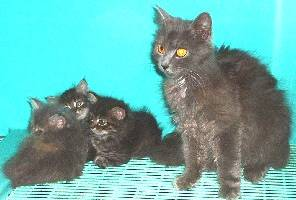
#> input picture Images/Cats/cat.101.jpg, 296 x 200 px; its folder holds only this picture in this run
$ jupyter execute --allow-errors 'ONE VS ONE .ipynb'
#> lines starting #> are read from the running program, lines starting #| are printed output that depends on the picture
[cell 1]
import matplotlib.pyplot as plt
import numpy as np
import cv2
import os
import pandas as pd

[cell 2]
categories=os.listdir("./Images")
categories

# Structuring the Images Data

[cell 3]
dic={}
count=-1
X=[]
Y=[]
for c in categories:
    if c not in dic:
        count+=1
        dic[c]=count

    all_images=os.listdir("./Images/"+c)
    for i in all_images:
        path="./Images/"+c+"/"+i

        img=plt.imread(path)
#> img is the input picture: shape (200, 296, 3); mean R, G, B 106.5, 177.6, 172.6
        img=cv2.resize(img,(32,32))
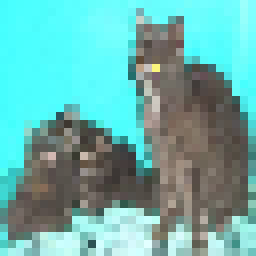
#> img: shape (32, 32, 3) (shown 8 times larger); mean R, G, B 105.8, 177, 172.1
        X.append(img)
        Y.append(dic[c])
#> pass 2 of the loop `for c in categories:`:
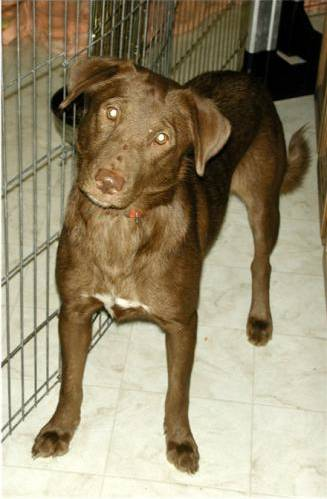
#> input picture Images/Dogs/dog.1.jpg, 327 x 499 px
#> img is the input picture: shape (499, 327, 3); mean R, G, B 150.2, 139, 111.5
#> `img=cv2.resize(img,(32,32))`:
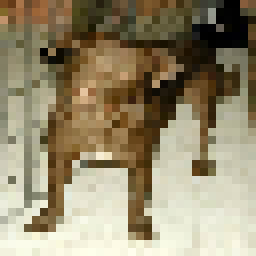
#> img: shape (32, 32, 3) (shown 8 times larger); mean R, G, B 149, 137.8, 110.1

[cell 4]
len(X)
#> Out = 2

[cell 5]
X=np.array(X)

[cell 6]
X.shape
#> Out = (2, 32, 32, 3)

#> (a cell that did not finish here is left out)

[cell 8]
X.shape
#> Out = (2, 32, 32, 3)

[cell 9]
y=np.array(Y)

[cell 10]
y.shape

#> (a cell that did not finish here is left out)

#> (a cell that did not finish here is left out)

#> (a cell that did not finish here is left out)

#> (a cell that did not finish here is left out)

#> (a cell that did not finish here is left out)

[cell 16]
x=X/255

## SVM

[cell 17]
class SVM():
    def __init__(self,c=1.0):
        self.w=0.0
        self.b=0.0
        self.c=c

    def hinge_loss(self,w,b,x,y):
        loss=.5*np.dot(w,w.T)

        for i in range(x.shape[0]):
            ti=y[i]*(np.dot(w,x[i].T)+b)
            loss+=max(0,(self.c)*(1-ti))

        return loss[0][0]

    def fit(self,X,y,lr=.00001,max_itr=600):

        n = X.shape[1]
        m = X.shape[0]

        w=np.zeros((1,n))
        b=0.0

        losses=[]

        for p in range(max_itr):
            l=self.hinge_loss(w,b,X,y)
            losses.append(l)

            gradw=np.zeros((1,n))
            gradb=0.0

            for i in range(m):
                ti=y[i]*(np.dot(w,X[i].T)+b)
                if (ti<1):
                    gradw-=self.c*y[i]*X[i]
                    gradb-=self.c*y[i]

            w=w-lr*gradw
            b=b-lr*gradb

        self.w=w
        self.b=b

        return w,b,losses

# Convert Data for one-vs-one classifier

[cell 18]
M=X.shape[0]
#> M = 2
CLASSES=len(np.unique(y))

[cell 19]
def classwise(X,y):
    data={}

    M=X.shape[0]
#> M = 2
    CLASSES=len(np.unique(y))

    for i in range(CLASSES):
        data[i]=[]

    for i in range(X.shape[0]):
        data[y[i]].append(X[i])

    for i in data:
        data[i]=np.array(data[i])

    return data

[cell 20]
data=classwise(X/255,y)
#> data = 2 items

# Get PairWise Data

[cell 21]
def getPairWise(d1,d2):
    l1=np.ones((d1.shape[0],1))
    l2=-1*np.ones((d2.shape[0],1))
    return np.vstack((d1,d2)),np.vstack((l1,l2))

# Train NC2 Classifiers

[cell 22]
def trainSVM():
    svm_classifier={}

    for i in range(CLASSES):
        svm_classifier[i]={}

        for j in range(i+1,CLASSES):
            l,d=getPairWise(data[i],data[j])
            model=SVM()
            w,b,l=model.fit(l,d)

            svm_classifier[i][j]=(w,b)
            plt.plot(l)
            plt.show()
#> this loop made 1 pass
#> after the loop, svm_classifier = 1 item
    return svm_classifier

#> (a cell that did not finish here is left out)

# Prediction

[cell 24]
def predict(x):
    count=np.zeros((CLASSES,))

    for i in range(CLASSES):
        for j in range(i+1,CLASSES):
            W,b=svm_classifier[i][j]
            z=np.dot(W,x.T)+b

            if(z>=0):
                count[i]+=1

            else:
                count[j]+=1
    final_pred=np.argmax(count)
    return final_pred

#> (a cell that did not finish here is left out)

[cell 26]
dic

#> (a cell that did not finish here is left out)

[cell 28]
def accuracy(X,y):
    y_pred=[]
    for i in range(X.shape[0]):
        y_pred.append(predict(X[i]))
#> after the loop, y_pred = []
    return (y==np.array(y_pred)).mean()

#> (a cell that did not finish here is left out)

# SKlearn

[cell 30]
from sklearn import svm

[cell 31]
model=svm.SVC(C=.01)
#> (the rest of this cell did not finish here and is left out)

[cell 32]
def accuracy(x,y):
    y_pred=[]
    for i in range(x.shape[0]):
        z=model.predict(x[i].reshape((1,-1)))
        y_pred.append(z[0])
#> after the loop, y_pred = []
    return (y==np.array(y_pred,dtype='int')).mean()

[cell 33]
X[0].shape
